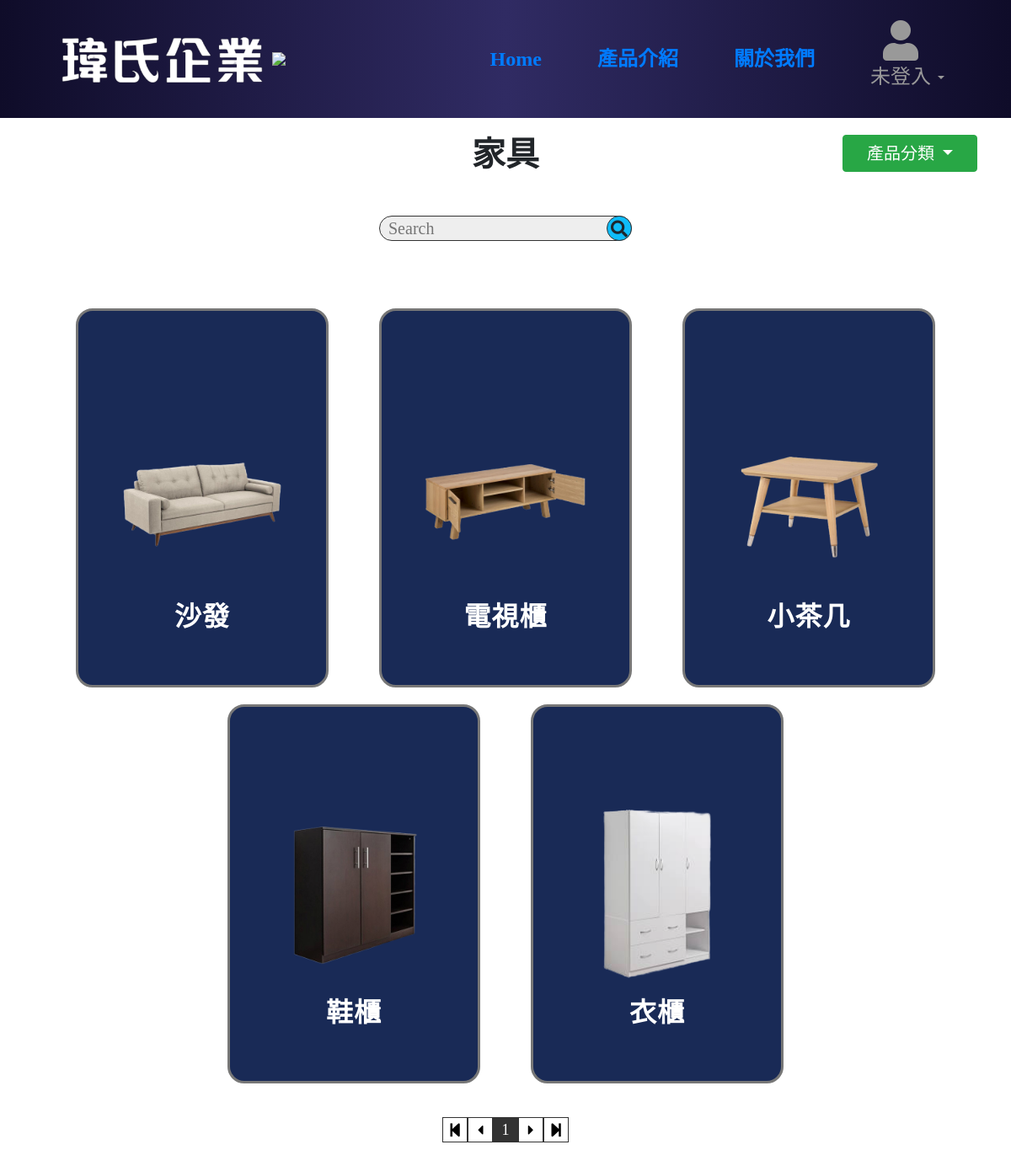
The page /product.php?page=1&category_id=2 on the database its author committed.
### tables this page shows
CREATE TABLE `product` (
  `product_id` int(11) NOT NULL,
  `product_name` varchar(255) NOT NULL,
  `price` int(255) NOT NULL,
  `amount` int(255) NOT NULL,
  `introduce` text NOT NULL,
  `img_dir` varchar(255) NOT NULL,
  `category_id` int(255) NOT NULL
);

### php/functions.php (called while the page is built, shortened)
<?php
function get_Single_Category($category_id)
{
	$sql = "select count(*) as count from `product`";
	$query = mysqli_query($_SESSION['link'], $sql);
	$pageRes = mysqli_fetch_assoc($query);
	$count = $pageRes['count'];
	$num = 8;
	$page = empty($_GET['page']) ? 1 :  $_GET['page'];
	$offeset = ($page - 1) * $num;
	$datas = [];
	$sql = "SELECT * FROM product INNER JOIN product_category ON product.category_id = product_category.category_id WHERE product.category_id = $category_id LIMIT " . $offeset . ',' . $num;
	$query = mysqli_query($_SESSION['link'], $sql);
	if ($query) {
		if (mysqli_num_rows($query) > 0) {
			while ($row = mysqli_fetch_assoc($query)) {
				$datas[] = $row;
			}
		}
	} else {
		echo "{$sql} 語法執行失敗，錯誤訊息：" . mysqli_error($_SESSION['link']);
	}
	return $datas;
}

### product.php (the view, shortened to what this page needs)
<?php
require_once("php/functions.php");
$get_Category_id = empty($_GET['category_id']) ? 0 : $_GET['category_id'] ;
$get_Search_Product = empty($_GET['search_product']) ? "" : $_GET['search_product'] ;
	$category_id = empty($_GET['category_id']) ? 0 :  $_GET['category_id'];
	if($get_Category_id != 0 && $get_Search_Product != ""){
		$categories = get_Single_Search($category_id, $get_Search_Product);
		$sql = "SELECT count(*) as count FROM product INNER JOIN product_category ON product.category_id = product_category.category_id WHERE product.category_id = $category_id AND product_name LIKE '%" . $get_Search_Product . "%'";
	}
	elseif($get_Search_Product != "" && $get_Category_id == 0){
		$categories = get_all_Search(8, $get_Search_Product);
		$sql = "SELECT count(*) as count FROM product WHERE product_name LIKE '%" . $get_Search_Product . "%'";
	}
	elseif($get_Category_id != 0 && $get_Search_Product == ""){
		$categories = get_Single_Category($category_id);
		$sql = "SELECT count(*) as count FROM product INNER JOIN product_category ON product.category_id = product_category.category_id WHERE product.category_id = $category_id";
	}
	else{
		$categories = get_all_Categories(8);
		$sql = "SELECT count(*) as count FROM product INNER JOIN product_category ON product.category_id = product_category.category_id";
	}
		$query = mysqli_query($_SESSION['link'], $sql);
		$pageRes = mysqli_fetch_assoc($query);
		$count = $pageRes['count'];
		$num = 8;
		$pageCount = ceil($count / $num);
		$page = empty($_GET['page']) ? 1 :  $_GET['page'];
		$next = $page + 1;
		$prev = $page - 1;
		if ($prev < 1){
			$prev = 1;
		}
		if($next > $pageCount){
			$next = $pageCount;
		}
?>
<!DOCTYPE html>
<html lang="en">
<head>
	<link rel="stylesheet" href="https://stackpath.bootstrapcdn.com/bootstrap/4.4.1/css/bootstrap.min.css">
	<link rel="stylesheet" type="text/css" href="css/all.min.css">
	<link rel="stylesheet" type="text/css" href="css/fontawesome.min.css">
	<link rel="stylesheet" type="text/css" href="css/style.css">
</head>
<body>
	<div class="header">
		<div class="header_container">
			<div class="logo">
				<a href="<?php if($_SESSION["is_login"]){ echo "dashboard.php"; } else{ echo "main.php";} ?>" >
					<img src="img/header_logo.png">
				</a>
				<img src="img/fox-unscreen.gif">
			</div>
			<nav class="navbar navbar-expand-lg nav-box">
			  <div class="collapse navbar-collapse" id="navbarSupportedContent">
			    <ul class="navbar-nav ml-auto">
			      <li class="nav-item">
					<?php
					if(!isset($_SESSION['is_login']) || !$_SESSION['is_login']){
					 $index = "main.php";
					} else{
					 $index = "dashboard.php";
					 } ?>
			        <a class="nav-link nav-link-font" href="<?php echo $index; ?>" >Home</a>
			      </li>
			      <li class="nav-item">
			        <a class="nav-link nav-link-font" href="product.php" >產品介紹</a>
			      </li>
			       <li class="nav-item">
			        <a class="nav-link nav-link-font" href="about_Us.php" >關於我們</a>
			      </li>
					<?php
					if(!isset($_SESSION['is_login']) || !$_SESSION['is_login']){
						$login = '未登入';
						$color_login = "#999";
					}else{
						$login = '已登入';
						$color_login = "";
					}
					 ?>
			      <li class="nav-item dropdown"  style="transition: .7s;">
			        <a class="nav-link dropdown-toggle user-Navitem" href="#" id="navbarDropdown" role="button" data-toggle="dropdown" aria-haspopup="true" aria-expanded="false" style="color: <?php echo $color_login ; ?>">
			         <div style="padding-left: 15px;">
			         	<i class="fas fa-user fa-3x" style="color: <?php echo $color_login; ?>;"></i>
			         </div>
			         <label class = "user_font" style="color: <?php echo $color_login; ?>;"><?php echo "$login"; ?></label>
			        </a>
			      </li>
			    </ul>
			  </div>
			</nav>
		</div>
	</div>
	<div class="dropdown category-container">
		<button type="button" class="btn btn-success dropdown-toggle" data-toggle = 'dropdown' id ='category'>產品分類    </button>
	</div>
		<?php
			if ($get_Category_id == 1){
				$category_name = "電器";
			}else if($get_Category_id == 2){
				$category_name = "家具";
			}else if($get_Category_id == 3){
				$category_name = "日用品";
			}else if($get_Category_id == 4){
				$category_name = "運動用品";
			}else if($get_Category_id == 5){
				$category_name = "戶外休閒用品";
			}else if($get_Category_id == 6){
				$category_name = "藝品";
			}
			else if($get_Category_id == 0){
				$category_name = "全部";
			}
		?>
		<div class="dropdown-txt">
			<h1><?php echo $category_name; ?></h1>
		</div>
	<form class="product-search" method="GET">
		<input type="search" name="search_product" id='search'placeholder="Search">
		<button id="search-btn"><i class="fas fa-search"></i></button>
	</form>
<div class="wrap-product">
<?php foreach ($categories as $product): ?>
	<div class="container-product">
		<div class="card">
			<div class="imgBox">
				<img src="<?php echo $product['img_dir'] ?>" alt="">
			</div>
			<div class="contentBox">
				<h2>
					<?php echo $product['product_name']; ?>
				</h2>
			</div>
		</div>
	</div>
<?php endforeach; ?>
</div>
<?php $get_Category_id = empty($get_Category_id)? '' : '&category_id=' . $get_Category_id ?>
<?php $get_Search_Product = empty($get_Search_Product)? '' : '&search_product=' . $get_Search_Product ?>
<div class="page-change">
	<a href="product.php?page=1<?php echo $get_Category_id . $get_Search_Product;?>" class="go-page">
		<i class="fas fa-step-backward"></i>
	</a>
	<a href="product.php?page=<?php echo $prev . $get_Category_id . $get_Search_Product; ?>" class='go-page'>
		<i class="fas fa-caret-left"></i>
</a>
	<?php
	for ($i=1; $i <= $pageCount; $i++) {
		$page_active = ($page == $i) ? 'active' : '';
		echo
		"<a href='product.php?page=$i"  . $get_Category_id ."' class='page-select' id='$page_active'>$i</a>";
	} ?>
	<a href="product.php?page=<?php echo $next . $get_Category_id . $get_Search_Product;?>" class='go-page'>
		<i class="fas fa-caret-right"></i>
	</a>
	<a href="product.php?page=<?php echo $pageCount . $get_Category_id . $get_Search_Product;?>" class='go-page'>
		<i class="fas fa-step-forward"></i>
	</a>
</div>
</body>
</html>

### css/style.css (style rules this page uses)
* { margin: 0; padding: 0; list-style: none; font-family: "Microsoft Yahei"; }
input { outline: none; }
.header { width: 100%; height: 140px; display: flex; background: linear-gradient(to right, #0f0c29, #302b63, #0f0c29); }
.header_container { width: 100%; padding: 30px; display: flex; align-items: center; }
.header_container .logo { width: 30%; text-align: center; }
.header_container .logo img { height: 70px; }
nav.nav-box { width: 70%; }
ul.navbar-nav { display: flex; align-items: center; }
li.nav-item { padding: 25px; }
a.nav-link-font { font-size: 24px; font-weight: bolder; }
label.user_font { font-size: 24px; cursor: pointer; }
.wrap-product { display: flex; justify-content: center; flex-wrap: wrap; margin-top: 40px; background: #fff; }
.container-product { position: relative; margin: 0 30px; }
.container-product .card { border: 3px solid #777; margin-top: 20px; position: relative; width: 300px; height: 450px; background: #192a56; border-radius: 20px; overflow: hidden; }
.container-product .card .imgBox { position: absolute; top: 50%; transform: translateY(-50%); z-index: 10000; width: 100%; height: 220px; transition: .5s; }
.container-product .card .imgBox img { position: absolute; top: 50%; left: 50%; transform: translate(-50%, -50%) rotate(0deg); height: 200px; }
.container-product .card .contentBox { position: absolute; bottom: 0; width: 100%; height: 100px; text-align: center; transition: 1s; z-index: 10; }
.container-product .card .contentBox h2 { position: relative; font-weight: 600; letter-spacing: 1px; color: #fff; }
div.category-container { position: relative; width: 100%; margin-top: 20px; }
div.category-container button { position: absolute; top: 0; right: 40px; width: 160px; font-size: 20px; }
div.dropdown-txt { width: 100%; display: flex; justify-content: center; }
div.dropdown-txt h1 { font-weight: 600; }
.product-search { margin-top: 20px; width: 100%; padding: 20px; display: flex; justify-content: center; align-items: center; }
.product-search input { width: 300px; height: 30px; font-size: 20px; border: 1px solid #333; background: #eee; transition: .5s; padding-left: 10px; border-radius: 20px; outline: none; }
.product-search button { border-radius: 50%; margin-left: -30px; text-align: center; height: 30px; width: 30px; border: 1px solid #333; font-size: 20px; background: #0fbcf9; color: #1e272e; transition: .5s; }
div.page-change { margin: 40px 0; display: flex; justify-content: center; align-items: center; }
div.page-change a.page-select, a.go-page { display: flex; align-items: center; justify-content: center; width: 30px; height: 30px; text-decoration: none; border: 1px solid #333; color: black; transition: .5s; font-size: 18px; }
div.page-change a.page-select:hover, div.page-change a#active, div.page-change a.go-page:hover { background: #333; color: #fff; }

### rows shown on the page
product: shows a picture, product_name "沙發"
product: shows a picture, product_name "電視櫃"
product: shows a picture, product_name "小茶几"
product: shows a picture, product_name "鞋櫃"
product: shows a picture, product_name "衣櫃"

### other values the page prints
$login "未登入"
$category_name "家具"
